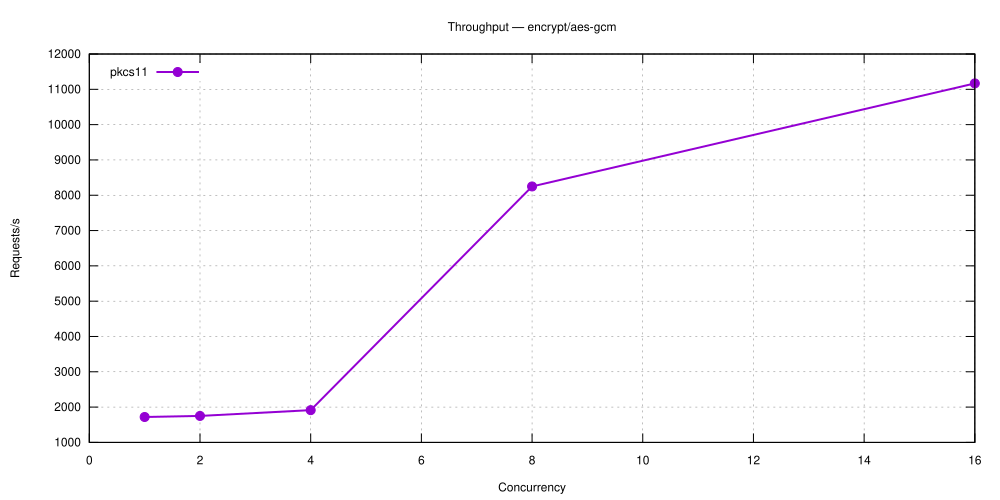

Recreate this plot in gnuplot.
set terminal svg size 1000,500 enhanced font 'Helvetica,12'
set output 'encrypt_aes-gcm.svg'
set title 'Throughput — encrypt/aes-gcm'
set grid
set xlabel 'Concurrency'
set ylabel 'Requests/s'
set key top left
plot 'encrypt_aes-gcm-5.28.0-pkcs11.dat' using 1:2 with linespoints lw 2 pt 7 title 'pkcs11'
